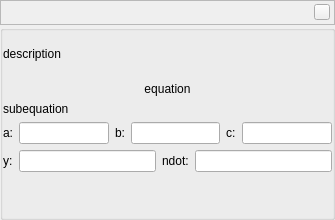
<?xml version="1.0" encoding="UTF-8"?>
<ui version="4.0">
 <class>customDeltaTEquationDialogForm</class>
 <widget class="QWidget" name="customDeltaTEquationDialogForm">
  <property name="geometry">
   <rect>
    <x>0</x>
    <y>0</y>
    <width>335</width>
    <height>220</height>
   </rect>
  </property>
  <layout class="QVBoxLayout" name="verticalLayout">
   <property name="spacing">
    <number>0</number>
   </property>
   <property name="leftMargin">
    <number>0</number>
   </property>
   <property name="topMargin">
    <number>0</number>
   </property>
   <property name="rightMargin">
    <number>0</number>
   </property>
   <property name="bottomMargin">
    <number>0</number>
   </property>
   <item>
    <widget class="BarFrame" name="TitleBar">
     <property name="minimumSize">
      <size>
       <width>16</width>
       <height>25</height>
      </size>
     </property>
     <property name="maximumSize">
      <size>
       <width>16777215</width>
       <height>25</height>
      </size>
     </property>
     <property name="frameShape">
      <enum>QFrame::StyledPanel</enum>
     </property>
     <layout class="QHBoxLayout">
      <property name="leftMargin">
       <number>0</number>
      </property>
      <property name="topMargin">
       <number>0</number>
      </property>
      <property name="rightMargin">
       <number>4</number>
      </property>
      <property name="bottomMargin">
       <number>0</number>
      </property>
      <item>
       <spacer>
        <property name="orientation">
         <enum>Qt::Horizontal</enum>
        </property>
        <property name="sizeHint" stdset="0">
         <size>
          <width>40</width>
          <height>20</height>
         </size>
        </property>
       </spacer>
      </item>
      <item>
       <widget class="QLabel" name="stelWindowTitle">
        <property name="palette">
         <palette>
          <active/>
          <inactive/>
          <disabled/>
         </palette>
        </property>
        <property name="font">
         <font/>
        </property>
        <property name="text">
         <string/>
        </property>
       </widget>
      </item>
      <item>
       <spacer>
        <property name="orientation">
         <enum>Qt::Horizontal</enum>
        </property>
        <property name="sizeHint" stdset="0">
         <size>
          <width>40</width>
          <height>20</height>
         </size>
        </property>
       </spacer>
      </item>
      <item>
       <widget class="QPushButton" name="closeStelWindow">
        <property name="minimumSize">
         <size>
          <width>16</width>
          <height>16</height>
         </size>
        </property>
        <property name="maximumSize">
         <size>
          <width>16</width>
          <height>16</height>
         </size>
        </property>
        <property name="focusPolicy">
         <enum>Qt::NoFocus</enum>
        </property>
        <property name="text">
         <string/>
        </property>
       </widget>
      </item>
     </layout>
    </widget>
   </item>
   <item>
    <widget class="QGroupBox" name="customDeltaTEquationGroupBox">
     <property name="title">
      <string/>
     </property>
     <property name="alignment">
      <set>Qt::AlignCenter</set>
     </property>
     <layout class="QVBoxLayout" name="verticalLayout_3">
      <property name="leftMargin">
       <number>0</number>
      </property>
      <property name="topMargin">
       <number>0</number>
      </property>
      <property name="rightMargin">
       <number>0</number>
      </property>
      <property name="bottomMargin">
       <number>0</number>
      </property>
      <item>
       <widget class="QLabel" name="labelDescription">
        <property name="sizePolicy">
         <sizepolicy hsizetype="MinimumExpanding" vsizetype="MinimumExpanding">
          <horstretch>0</horstretch>
          <verstretch>0</verstretch>
         </sizepolicy>
        </property>
        <property name="text">
         <string notr="true">description</string>
        </property>
        <property name="wordWrap">
         <bool>true</bool>
        </property>
       </widget>
      </item>
      <item>
       <widget class="QLabel" name="labelEquation">
        <property name="text">
         <string notr="true">equation</string>
        </property>
        <property name="textFormat">
         <enum>Qt::RichText</enum>
        </property>
        <property name="alignment">
         <set>Qt::AlignCenter</set>
        </property>
       </widget>
      </item>
      <item>
       <widget class="QLabel" name="labelSubEquation">
        <property name="text">
         <string notr="true">subequation</string>
        </property>
       </widget>
      </item>
      <item>
       <layout class="QHBoxLayout" name="horizontalLayout">
        <item>
         <widget class="QLabel" name="labelCoefficientA">
          <property name="text">
           <string notr="true">a:</string>
          </property>
         </widget>
        </item>
        <item>
         <widget class="QLineEdit" name="lineEditCoefficientA">
          <property name="inputMethodHints">
           <set>Qt::ImhDigitsOnly</set>
          </property>
          <property name="alignment">
           <set>Qt::AlignRight|Qt::AlignTrailing|Qt::AlignVCenter</set>
          </property>
         </widget>
        </item>
        <item>
         <widget class="QLabel" name="labelCoefficientB">
          <property name="text">
           <string notr="true">b:</string>
          </property>
         </widget>
        </item>
        <item>
         <widget class="QLineEdit" name="lineEditCoefficientB">
          <property name="inputMethodHints">
           <set>Qt::ImhDigitsOnly</set>
          </property>
          <property name="alignment">
           <set>Qt::AlignRight|Qt::AlignTrailing|Qt::AlignVCenter</set>
          </property>
         </widget>
        </item>
        <item>
         <widget class="QLabel" name="labelCoefficientC">
          <property name="text">
           <string notr="true">c:</string>
          </property>
         </widget>
        </item>
        <item>
         <widget class="QLineEdit" name="lineEditCoefficientC">
          <property name="inputMethodHints">
           <set>Qt::ImhDigitsOnly</set>
          </property>
          <property name="alignment">
           <set>Qt::AlignRight|Qt::AlignTrailing|Qt::AlignVCenter</set>
          </property>
         </widget>
        </item>
       </layout>
      </item>
      <item>
       <layout class="QHBoxLayout" name="horizontalLayout_5">
        <item>
         <widget class="QLabel" name="labelYear">
          <property name="text">
           <string notr="true">y:</string>
          </property>
         </widget>
        </item>
        <item>
         <widget class="QLineEdit" name="lineEditYear">
          <property name="inputMethodHints">
           <set>Qt::ImhDigitsOnly</set>
          </property>
          <property name="alignment">
           <set>Qt::AlignRight|Qt::AlignTrailing|Qt::AlignVCenter</set>
          </property>
         </widget>
        </item>
        <item>
         <widget class="QLabel" name="labelNDot">
          <property name="text">
           <string notr="true">ndot:</string>
          </property>
         </widget>
        </item>
        <item>
         <widget class="QLineEdit" name="lineEditNDot">
          <property name="inputMethodHints">
           <set>Qt::ImhDigitsOnly</set>
          </property>
          <property name="alignment">
           <set>Qt::AlignRight|Qt::AlignTrailing|Qt::AlignVCenter</set>
          </property>
         </widget>
        </item>
       </layout>
      </item>
      <item>
       <spacer name="verticalSpacer">
        <property name="orientation">
         <enum>Qt::Vertical</enum>
        </property>
        <property name="sizeHint" stdset="0">
         <size>
          <width>20</width>
          <height>40</height>
         </size>
        </property>
       </spacer>
      </item>
     </layout>
    </widget>
   </item>
  </layout>
 </widget>
 <customwidgets>
  <customwidget>
   <class>BarFrame</class>
   <extends>QFrame</extends>
   <header>Dialog.hpp</header>
   <container>1</container>
  </customwidget>
 </customwidgets>
 <resources/>
 <connections/>
</ui>
